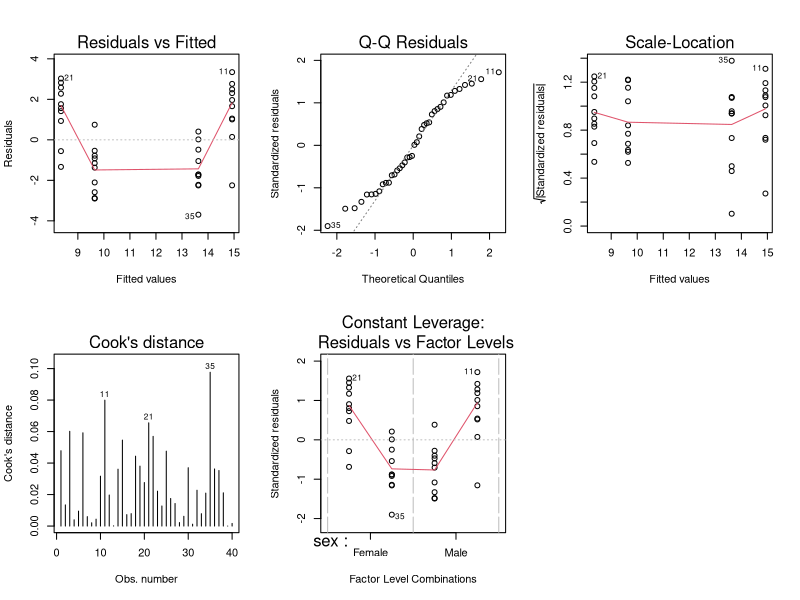
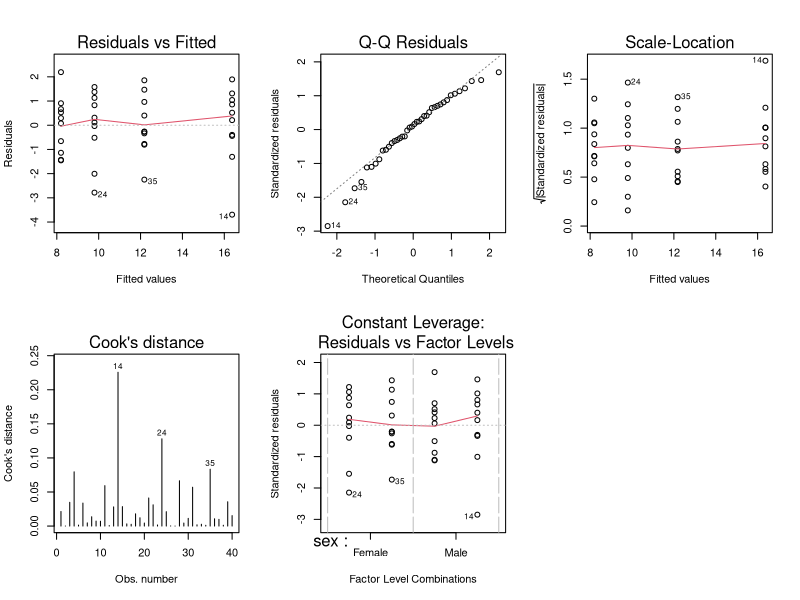
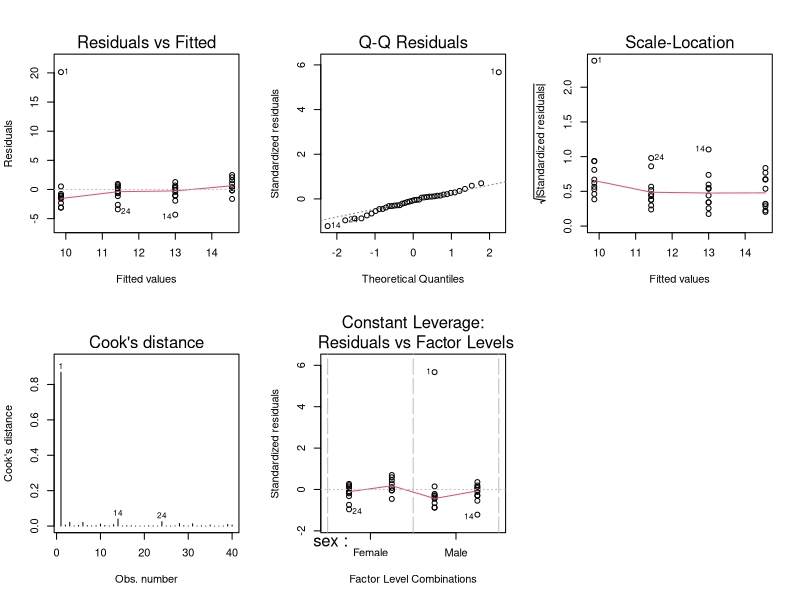
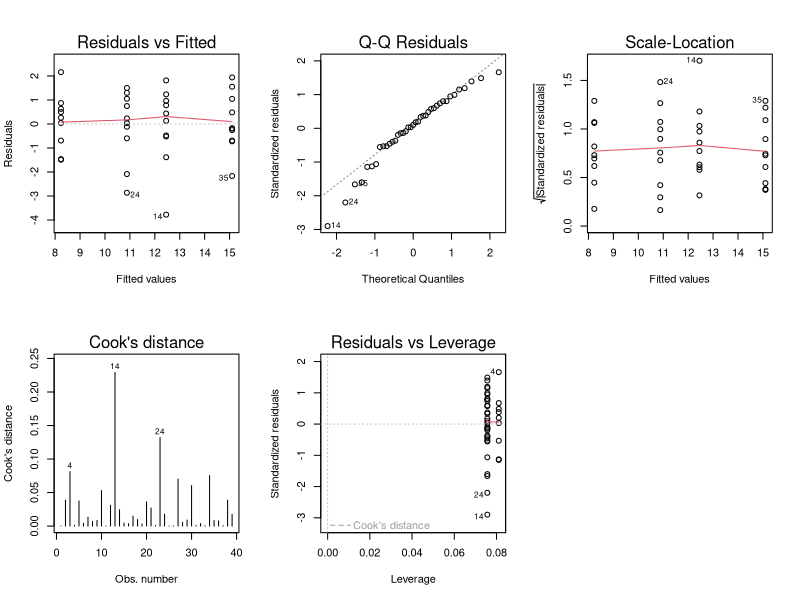
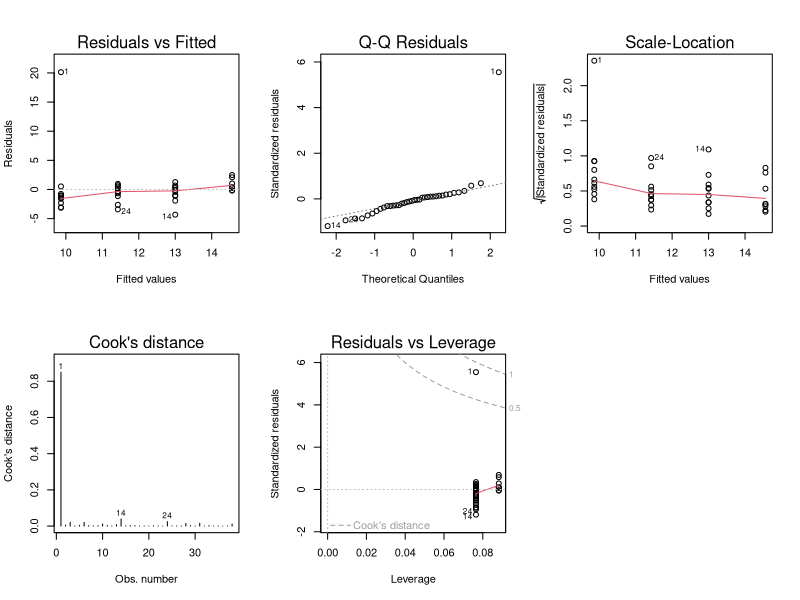
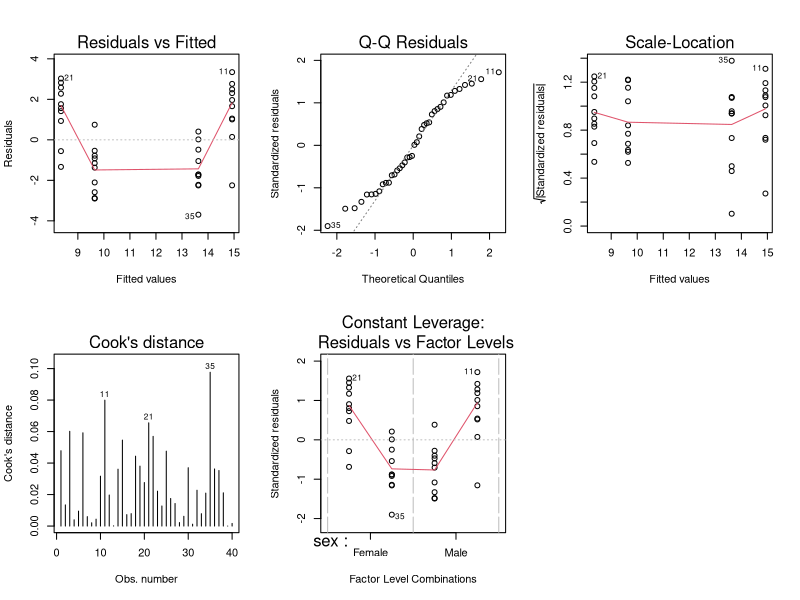
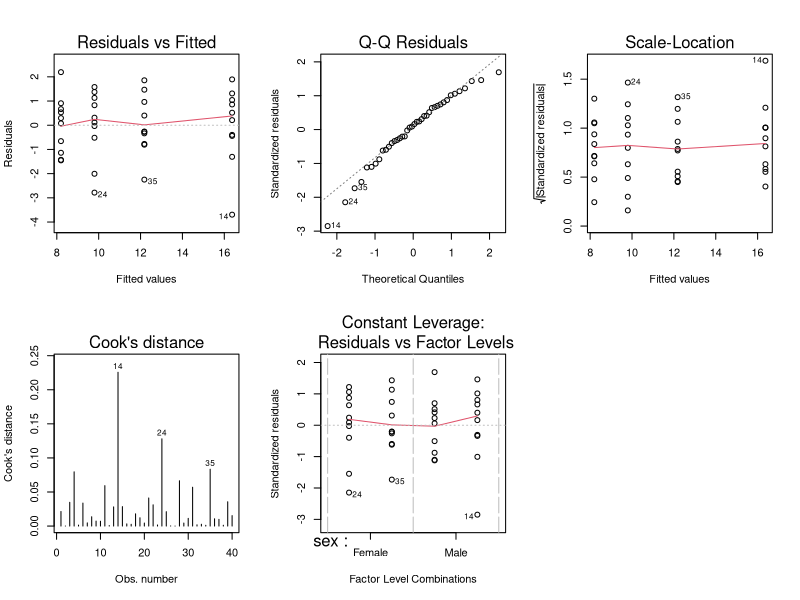
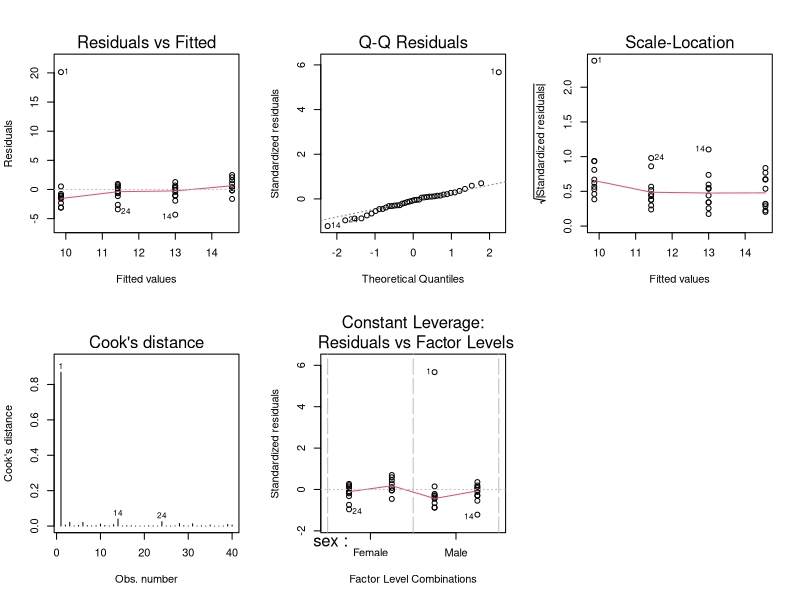

Reproduce these figures in R, in order. (Note: this script raises an error after producing the figures.)
## Diagnostics suggest missing interaction
set.seed(1)
sex <- factor(rep(c("Male", "Female"), c(20, 20)))
drug <- factor(rep(rep(c("A", "B"), c(10, 10)), 2))
y <- rep(c(8, 16, 10, 12), rep(10, 4))
y <- y + rnorm(length(y), sd = 1.5)
y.data1 <- data.frame(y, sex, drug)
rm(y, sex, drug)
with(y.data1, tapply(y, list(sex, drug), mean))

## Fit the model
myAdditive2 <- lm(y ~ sex + drug, data = y.data1)
myInteract2 <- lm(y ~ sex * drug, data = y.data1)
summary(myAdditive2)
summary(myInteract2)

dev.off()
par(mfrow = c(2, 3))
plot(myAdditive2, which = c(1:5)) ## look at first plot

dev.off()
par(mfrow = c(2, 3))
plot(myInteract2, which = c(1:5))



############

## Large cook's in anova



set.seed(1)
sex <- factor(rep(c("Male", "Female"), c(20, 20)))
drug <- factor(rep(rep(c("A", "B"), c(10, 10)), 2))
y <- rep(c(8, 12, 11, 15), rep(10, 4))
y <- y + rnorm(length(y), sd = 1.5)
y.data2 <- data.frame(y, sex, drug)
rm(y, sex, drug)
## create a large outlier

y.data2[1, 1] <- 30
with(y.data2, tapply(y, list(sex, drug), mean))

## Now, create unbalance
y.data3 <- y.data2[-c(35, 40), ]
with(y.data3, tapply(y, list(sex, drug), mean))


## ## Fit the model
myAdditive2b <- lm(y ~ sex + drug, data = y.data2)
## myInteract <- lm(y ~ sex * drug, data = y.data2)
## summary(myAdditive)
## summary(myInteract)

## ## diagnostics, all of them except 6th
## we actually have a large Cook's distance
dev.off()
par(mfrow = c(2, 3))
plot(myAdditive2b, which = 1:5)

## model with and without first obs
summary(lm(y ~ sex + drug, data = y.data2))
summary(lm(y ~ sex + drug, data = y.data2[-1, ]))


## diagnostics if we remove the offending value
dev.off()
par(mfrow = c(2, 3))
plot(lm(y ~ sex + drug, data = y.data2[-1, ]), which = 1:5)



## the model with two observations missing
dev.off()
par(mfrow = c(2, 3))
myAdditive3 <- lm(y ~ sex + drug, data = y.data3)
plot(myAdditive3, which = 1:5) ## see Cook's




########################################
###                    #################
### For class, summary
###                    #################
########################################


## Diagnostics can suggest missing interaction

dev.off()
par(mfrow = c(2, 3))
plot(myAdditive2, which = c(1:5)) ## look at first plot

dev.off()
par(mfrow = c(2, 3))
plot(myInteract2, which = c(1:5))



## Where is Cook's distance and a large outlier/large Cook.
## But the problem here is not a missing interaction
dev.off()
par(mfrow = c(2, 3))
plot(myAdditive2b, which = 1:5)


## Same model, offending observation removed We are shown the Cook's plot
## by default (and no longer any concerns in first plot)
dev.off()
par(mfrow = c(2, 3))
plot(lm(y ~ sex + drug, data = y.data2[-1, ]), which = 1:5)



## For the sake of it, if we had lack of balance to being with, we are
## always shown Cook's
dev.off()
par(mfrow = c(2, 3))
plot(myAdditive3, which = 1:5) ## see Cook's




###########################################################################





## some details, from plot.lm
lm.influence(myAdditive2b, do.coef = FALSE)$hat ## constant
lm.influence(myAdditive3, do.coef = FALSE)$hat ##nope
diff(range(hii))


